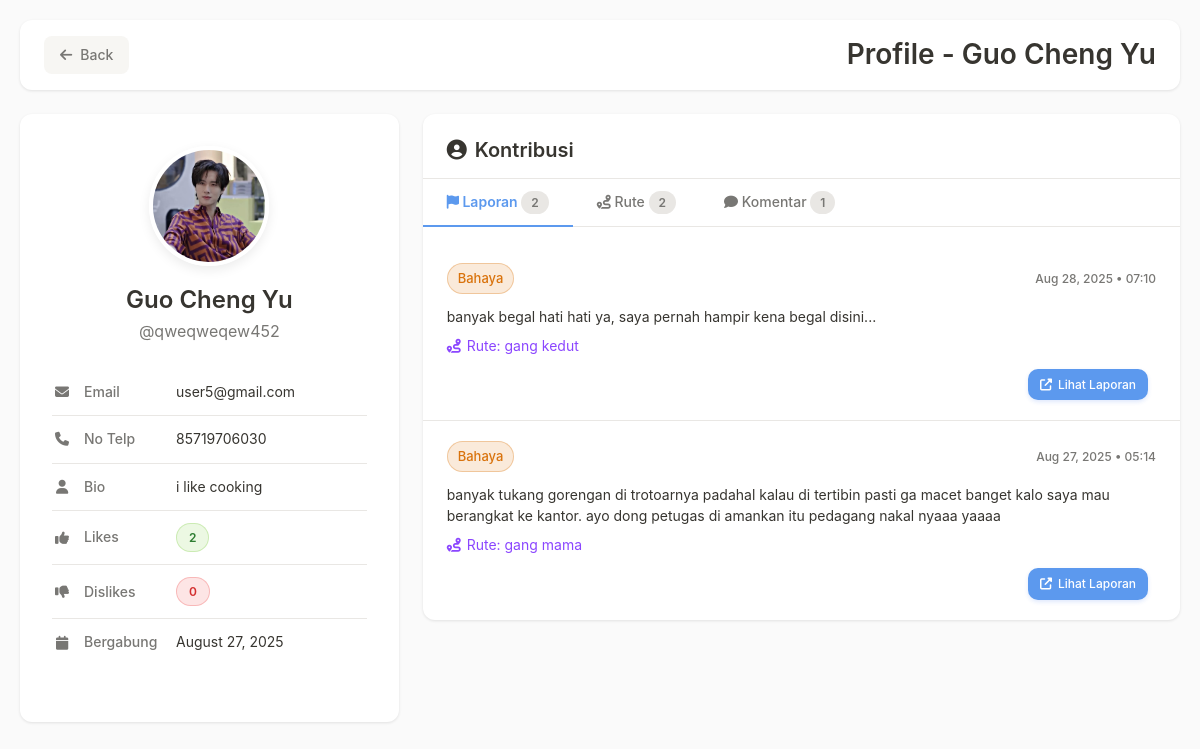
/main/profile/index.php?id=6, run on the app's committed database.
### tables this page shows
CREATE TABLE `users` (
  `id` int NOT NULL,
  `name` varchar(100) NOT NULL,
  `username` varchar(50) NOT NULL,
  `email` varchar(100) NOT NULL,
  `password` varchar(255) NOT NULL,
  `role` enum('user','admin') DEFAULT 'user',
  `avatar` varchar(255) DEFAULT NULL,
  `phone_number` varchar(20) DEFAULT NULL,
  `bio` text,
  `reputation_score` int DEFAULT '0',
  `created_at` timestamp NULL DEFAULT CURRENT_TIMESTAMP,
  `updated_at` timestamp NULL DEFAULT CURRENT_TIMESTAMP ON UPDATE CURRENT_TIMESTAMP,
  `reset_token` varchar(255) DEFAULT NULL,
  `reset_expires` datetime DEFAULT NULL,
  `is_verified` tinyint(1) DEFAULT '0',
  `verify_token` varchar(255) DEFAULT NULL,
  `login_provider` varchar(50) DEFAULT 'email',
  `token_expires` datetime DEFAULT NULL
);

CREATE TABLE `reports` (
  `id` int NOT NULL,
  `user_id` int NOT NULL,
  `route_id` int NOT NULL,
  `latitude` decimal(10,8) NOT NULL,
  `longitude` decimal(11,8) NOT NULL,
  `type` enum('crime','accident','hazard','safe_spot','other') NOT NULL,
  `description` text NOT NULL,
  `photo_url` varchar(255) DEFAULT NULL,
  `file_name` varchar(255) DEFAULT NULL,
  `mime_type` varchar(100) DEFAULT NULL,
  `created_at` timestamp NULL DEFAULT CURRENT_TIMESTAMP,
  `edited_at` timestamp NULL DEFAULT NULL,
  `edit_count` int DEFAULT '0',
  `updated_at` timestamp NULL DEFAULT CURRENT_TIMESTAMP ON UPDATE CURRENT_TIMESTAMP
);

CREATE TABLE `routes` (
  `id` int NOT NULL,
  `created_by` int NOT NULL,
  `start_latitude` decimal(10,8) NOT NULL,
  `start_longitude` decimal(11,8) NOT NULL,
  `end_latitude` decimal(10,8) NOT NULL,
  `end_longitude` decimal(11,8) NOT NULL,
  `name` varchar(255) DEFAULT NULL,
  `polyline` json DEFAULT NULL,
  `created_at` timestamp NULL DEFAULT CURRENT_TIMESTAMP,
  `updated_at` timestamp NULL DEFAULT CURRENT_TIMESTAMP ON UPDATE CURRENT_TIMESTAMP
);

### main/profile/index.php (the view, shortened to what this page needs)
<?php
include "../../connection.php";
if (isset($_GET['id'])) {
  $viewed_user_id = intval($_GET['id']);
  $stmt = $conn->prepare("SELECT r.id, r.type, r.description, r.photo_url, r.created_at, rt.name as route_name
  FROM reports r
  LEFT JOIN routes rt ON r.route_id = rt.id
  WHERE r.user_id = ?
  ORDER BY r.created_at DESC");
  $stmt->bind_param("i", $viewed_user_id);
  $stmt->execute();
  $reports = $stmt->get_result();
  $stmt = $conn->prepare("SELECT id, name, start_latitude, start_longitude, end_latitude, end_longitude, created_at
  FROM routes WHERE created_by = ? ORDER BY created_at DESC");
  $stmt->bind_param("i", $viewed_user_id);
  $stmt->execute();
  $routes = $stmt->get_result();
  $stmt = $conn->prepare("SELECT c.id, c.report_id, c.content, c.created_at, r.type as report_type
  FROM comments c
  JOIN reports r ON c.report_id = r.id
  WHERE c.user_id = ?
  ORDER BY c.created_at DESC");
  $stmt->bind_param("i", $viewed_user_id);
  $stmt->execute();
  $comments = $stmt->get_result();
  $is_own_profile = isset($_SESSION['user_id']) && $_SESSION['user_id'] == $viewed_user_id;
}
$stmt = $conn->prepare("SELECT name, username, email, avatar, phone_number, bio, reputation_score, created_at
FROM users WHERE id = ?");
$stmt->bind_param("i", $viewed_user_id);
$stmt->execute();
$result = $stmt->get_result();
$user = $result->fetch_assoc();
$stmt = $conn->prepare("SELECT
SUM(CASE WHEN l.value = 1 THEN 1 ELSE 0 END) as total_likes,
SUM(CASE WHEN l.value = -1 THEN 1 ELSE 0 END) as total_dislikes
FROM likes l
JOIN reports r ON l.report_id = r.id
WHERE r.user_id = ?");
$stmt->bind_param("i", $viewed_user_id);
$stmt->execute();
$likes_result = $stmt->get_result();
$likes_data = $likes_result->fetch_assoc();
$total_likes = $likes_data['total_likes'] ?? 0;
$total_dislikes = $likes_data['total_dislikes'] ?? 0;
?>
<!DOCTYPE html>
<html lang="en">
<head>
  <link href="https://cdn.jsdelivr.net/npm/bootstrap@5.3.2/dist/css/bootstrap.min.css" rel="stylesheet">
  <link href="https://cdnjs.cloudflare.com/ajax/libs/font-awesome/6.4.0/css/all.min.css" rel="stylesheet">
</head>
<body>
  <div class="container-fluid">
    <div class="header">
      <a href="../" class="back-btn">
        <i class="fas fa-arrow-left"></i>
        Back
      </a>
      <h1 class="page-title">Profile <?php echo !$is_own_profile ? ' - ' . htmlspecialchars($user['name']) : ''; ?></h1>
    </div>
    <div class="main-layout">
      <div class="profile-card">
        <div class="text-center">
          <div class="avatar-container">
            <img src="../../uploads/<?php echo rawurlencode($user['avatar']); ?>"
            class="avatar"
            alt="Avatar">
          </div>
          <h2 class="user-name"><?php echo htmlspecialchars($user['name']); ?></h2>
          <p class="username">@<?php echo htmlspecialchars($user['username']); ?></p>
        </div>
        <div class="user-info">
          <div class="info-item">
            <div class="info-icon"><i class="fas fa-envelope"></i></div>
            <div class="info-label">Email</div>
            <div class="info-value"><?php echo htmlspecialchars($user['email']); ?></div>
          </div>
          <div class="info-item">
            <div class="info-icon"><i class="fas fa-phone"></i></div>
            <div class="info-label">No Telp</div>
            <div class="info-value"><?php echo $user['phone_number'] ?: 'Not set'; ?></div>
          </div>
          <div class="info-item">
            <div class="info-icon"><i class="fas fa-user"></i></div>
            <div class="info-label">Bio</div>
            <div class="info-value"><?php echo $user['bio'] ?: 'No bio yet'; ?></div>
          </div>
          <div class="info-item">
            <div class="info-icon"><i class="fas fa-thumbs-up"></i></div>
            <div class="info-label">Likes</div>
            <div class="info-value">
              <span class="reputation-badge" style="background: rgba(130, 205, 71, 0.15);
              color: #2e7d32;
              border: 1px solid rgba(130, 205, 71, 0.3);">
              <?php echo $total_likes; ?>
            </span>
          </div>
        </div>
        <div class="info-item">
          <div class="info-icon"><i class="fas fa-thumbs-down"></i></div>
          <div class="info-label">Dislikes</div>
          <div class="info-value">
            <span class="reputation-badge" style="background: rgba(239, 83, 83, 0.15);
            color: #d32f2f;
            border: 1px solid rgba(239, 83, 83, 0.3);">
            <?php echo $total_dislikes; ?>
          </span>
        </div>
      </div>
      <div class="info-item">
        <div class="info-icon"><i class="fas fa-calendar"></i></div>
        <div class="info-label">Bergabung</div>
        <div class="info-value"><?php echo date("F j, Y", strtotime($user['created_at'])); ?></div>
      </div>
    </div>
  </div>
  <div class="reports-section">
    <div class="reports-header">
      <h3 class="reports-title">
        <i class="fas fa-user-circle"></i>
        Kontribusi
      </h3>
    </div>
    <div class="content-tabs">
      <button class="tab-btn active" data-tab="reports">
        <i class="fas fa-flag"></i> Laporan
        <span class="reports-count"><?php echo $reports->num_rows; ?></span>
      </button>
      <button class="tab-btn" data-tab="routes">
        <i class="fas fa-route"></i> Rute
        <span class="reports-count"><?php echo $routes->num_rows; ?></span>
      </button>
      <button class="tab-btn" data-tab="comments">
        <i class="fas fa-comment"></i> Komentar
        <span class="reports-count"><?php echo $comments->num_rows; ?></span>
      </button>
    </div>
    <div class="tab-content active" id="reports-tab">
      <?php if ($reports->num_rows > 0): ?>
      <div class="reports-list">
        <?php while ($report = $reports->fetch_assoc()): ?>
        <div class="report-item">
          <div class="report-header">
            <?php
            $type_map = [
            'crime' => 'Kejahatan',
            'accident' => 'Kecelakaan',
            'hazard' => 'Bahaya',
            'safe_spot' => 'Aman',
            'other' => 'Lainnya'
            ];
            ?>
            <span class="report-type-badge <?php echo $report['type']; ?>">
              <?php echo $type_map[$report['type']] ?? ucfirst($report['type']); ?>
            </span>
            <span class="report-date">
              <?php echo date("M d, Y • H:i", strtotime($report['created_at'])); ?>
            </span>
          </div>
          <div class="report-content">
            <div>
              <p class="report-description">
                <?php echo nl2br(htmlspecialchars($report['description'])); ?>
              </p>
              <?php if (!empty($report['route_name'])): ?>
              <div class="route-info" style="margin-top: 8px;">
                <i class="fas fa-route" style="color: #8b46ff;"></i>
                <span style="font-size: 14px; color: #8b46ff;">
                  Rute: <?php echo htmlspecialchars($report['route_name']); ?>
                </span>
              </div>
              <?php endif; ?>
            </div>
        </div>
        <div style="margin-top: 12px; text-align: right; display: flex; justify-content: flex-end;">
          <a href="../index.php?report_id=<?php echo $report['id']; ?>"
            class="btn-primary-custom me-2"
            style="padding: 6px 12px; font-size: 12px; margin-left: 8px;">
            <i class="fas fa-external-link-alt"></i> Lihat Laporan
          </a>
        </div>
      </div>
      <?php endwhile; ?>
    </div>
    <?php endif; ?>
  </div>
    <?php if ($routes->num_rows > 0): ?>
    </div>
    <?php endif; ?>
  </div>
</body>
</html>

### data on the page
users: name "Guo Cheng Yu", avatar (picture), username "qweqweqew452", email "user5@gmail.com", phone_number "85719706030", bio "i like cooking", created_at "August 27, 2025"
reports: type "Bahaya", created_at "Aug 28, 2025 • 07:10", description "banyak begal hati hati ya, saya pernah hampir kena begal disini...", route.name "gang kedut"
reports: type "Bahaya", created_at "Aug 27, 2025 • 05:14", description "banyak tukang gorengan di trotoarnya padahal kalau di tertibin pasti ga macet banget kalo saya mau berangkat ke kantor. ayo dong petugas di amankan itu pedagang nakal nyaaa yaaaa", route.name "gang mama"

### other printed values
$total_likes "2"
$total_dislikes "0"
$reports->num_rows "2"
$routes->num_rows "2"
$comments->num_rows "1"
